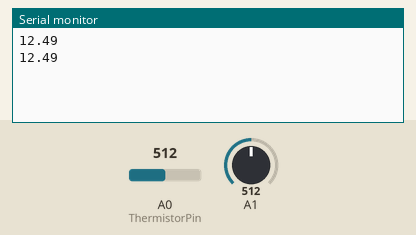
This sketch was run on a simulated Arduino Uno, built with avr-gcc and run on an emulated ATmega328P. Shown: the last lines printed to the serial monitor. The inputs (shaded band) are chosen by the test bench; at power-on: A1 = 512, A0 (ThermistorPin) = 512.

Above: at 1.8 s.
1.9 s: A1 set to 716
At 2.5 s:
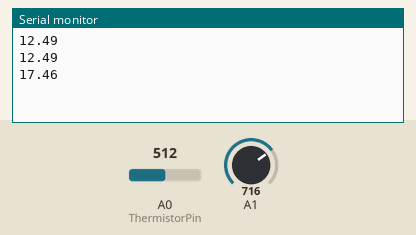
3.4 s: A1 set to 900
At 4.9 s:
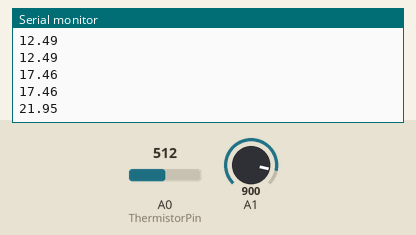
Timing chart, 0 to 6.4 s (numbered marks = the images above; inputs shaded):
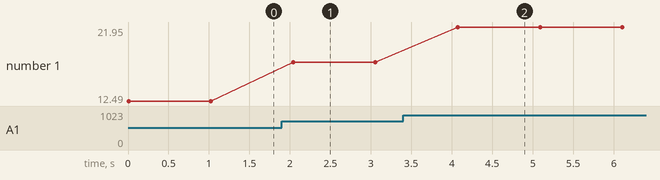

Measured:
- after the input at 1.9 s, the serial monitor: prints a new line after 0.14 s (image 1)
- after the input at 3.4 s, the serial monitor: prints a new line after 0.67 s (image 2)
- plotted number 1: 12.49 → 17.46 after the input at 1.9 s, 17.46 → 21.95 after the input at 3.4 s

The sketch:

script-temperature-tensions.ino
```cpp
#include <Wire.h>
#include <SoftwareSerial.h>

float tension;
int ThermistorPin = A0;
unsigned long last_time=0;
int update_interval=100;
char data_in;
int Vo;
float R1 = 10000;
float logR2, R2, T, Tc;
float c1 = 1.009249522e-03, c2 = 2.378405444e-04, c3 = 2.019202697e-07;
SoftwareSerial HC06(7,8);  // pin7 Tx / pin8 Rx

void setup()
{
  Serial.begin(9600);
  HC06.begin(9600);

}

void loop()

{
  Vo = analogRead(ThermistorPin);
  R2 = R1 * (1023.0 / (float)Vo - 1.0);
  logR2 = log(R2);
  T = (1.0 / (c1 + c2*logR2 + c3*logR2*logR2*logR2));
  Tc = T - 273.15;


  tension = analogRead(1)/41.00;

  HC06.print(tension);
  HC06.print("*T");
  Serial.println(tension);

  HC06.print(Tc);
  HC06.print("*Z");
  delay(1000);

}
```
